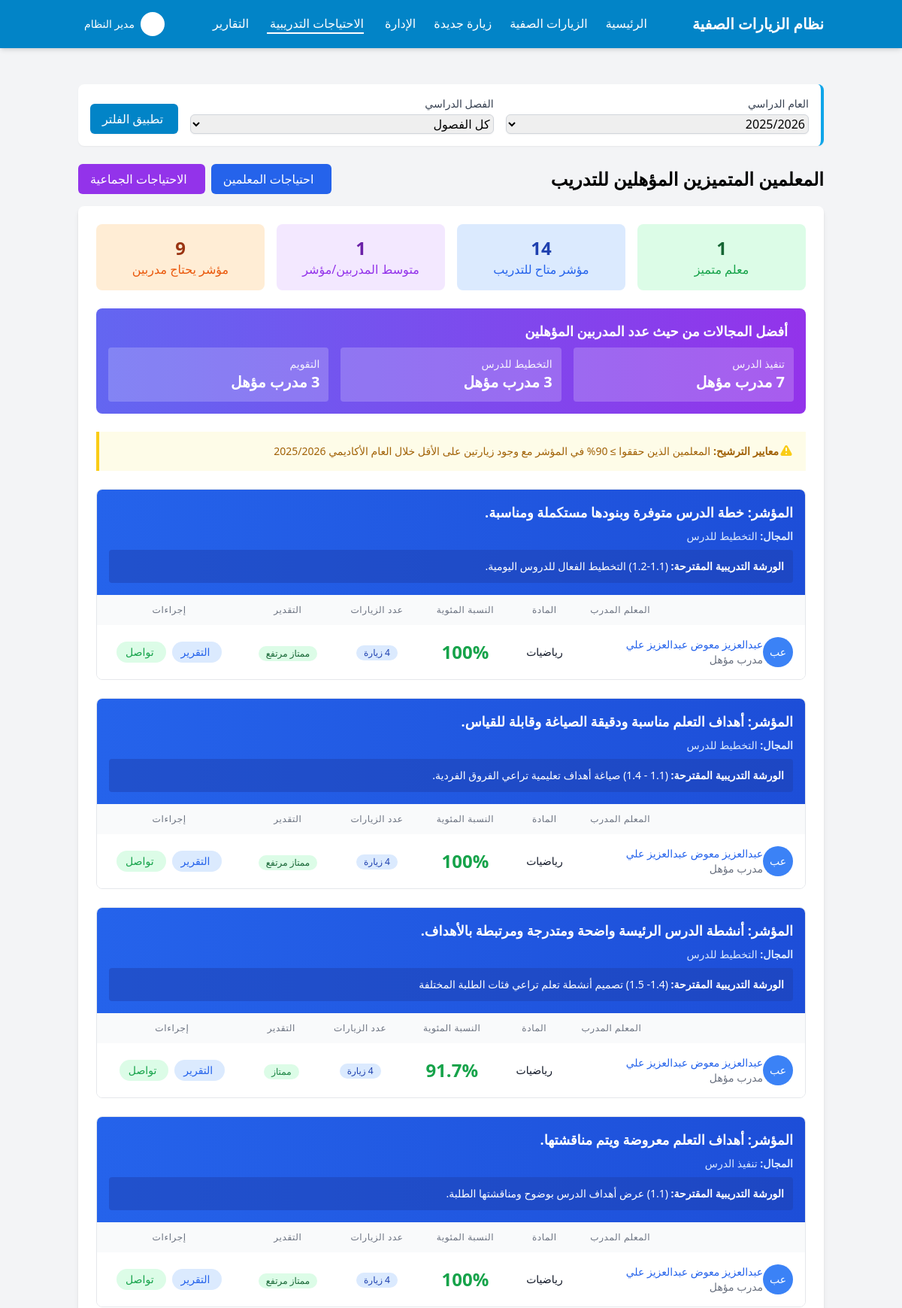
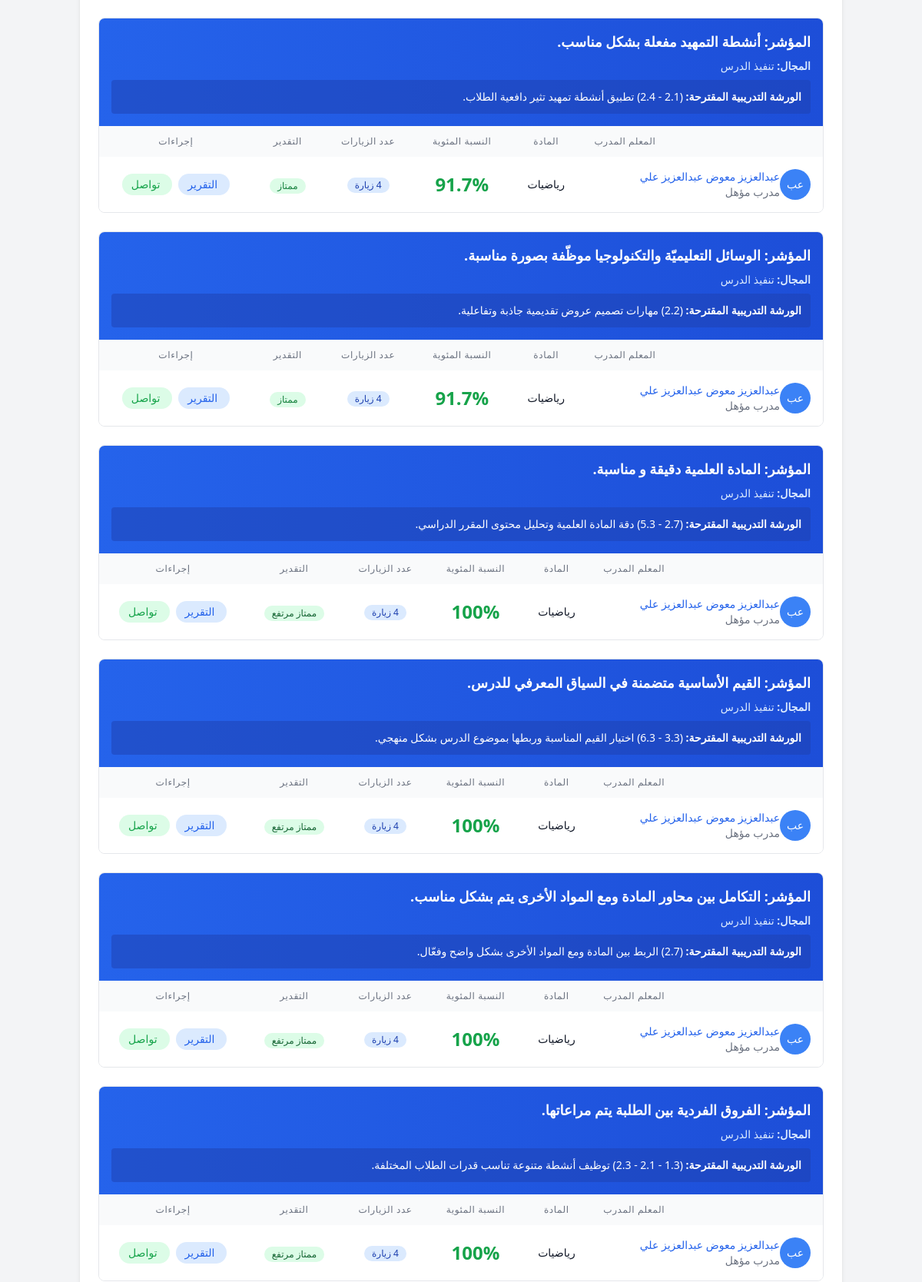
Screenshot of /expert_trainers.php (signed in, upper part) with the database file from the repository (2 pictures, top to bottom).
### tables this page shows
CREATE TABLE `academic_years` (
  `id` int NOT NULL,
  `name` varchar(255) NOT NULL,
  `first_term_start` date DEFAULT NULL,
  `first_term_end` date DEFAULT NULL,
  `second_term_start` date DEFAULT NULL,
  `second_term_end` date DEFAULT NULL,
  `is_active` tinyint(1) NOT NULL DEFAULT '0',
  `created_at` timestamp NULL DEFAULT CURRENT_TIMESTAMP,
  `updated_at` timestamp NULL DEFAULT CURRENT_TIMESTAMP ON UPDATE CURRENT_TIMESTAMP,
  `is_current` tinyint(1) DEFAULT '0'
);

CREATE TABLE `evaluation_indicators` (
  `id` int NOT NULL,
  `domain_id` int NOT NULL,
  `name` varchar(255) NOT NULL,
  `description` text,
  `weight` decimal(5,2) NOT NULL DEFAULT '0.00',
  `created_at` timestamp NULL DEFAULT CURRENT_TIMESTAMP,
  `updated_at` timestamp NULL DEFAULT CURRENT_TIMESTAMP ON UPDATE CURRENT_TIMESTAMP,
  `sort_order` int DEFAULT '0'
);

CREATE TABLE `teachers` (
  `id` int NOT NULL,
  `name` varchar(255) NOT NULL,
  `personal_id` varchar(20) NOT NULL,
  `email` varchar(255) DEFAULT NULL,
  `job_title` varchar(50) NOT NULL DEFAULT '????????',
  `phone` varchar(20) DEFAULT NULL,
  `school_id` int NOT NULL,
  `created_at` timestamp NULL DEFAULT CURRENT_TIMESTAMP,
  `updated_at` timestamp NULL DEFAULT CURRENT_TIMESTAMP ON UPDATE CURRENT_TIMESTAMP,
  `user_id` int DEFAULT NULL
);

### expert_trainers.php (the view, shortened to what the rows shown need)
<?php
require_once 'includes/db_connection.php';
require_once 'includes/header.php';
require_once 'includes/academic_filter.php';
$workshops_mapping = [
    1 => '(1.1-1.2) التخطيط الفعال للدروس اليومية.',
    2 => '(1.1 - 1.4) صياغة أهداف تعليمية تراعي الفروق الفردية.',
    3 => '(1.4- 1.5) تصميم أنشطة تعلم تراعي فئات الطلبة المختلفة',
    4 => '(1.1) عرض أهداف الدرس بوضوح ومناقشتها الطلبة.',
    5 => '(2.1 - 2.4) تطبيق أنشطة تمهيد تثير دافعية الطلاب.',
    6 => '(2.1 - 2.2) تنظيم المحتوى التعليمي بطريقة واضحة ومنطقية.',
    7 => '( 2.1 - 2.2 - 2.3 - 2.4 - 2.5 ) استراتيجيات التعلم النشط.',
    8 => '(2.2) استخدام مصادر تعلم تفاعلية ومتنوعة.',
    9 => '(2.2) مهارات تصميم عروض تقديمية جاذبة وتفاعلية.',
    10 => '(2.6) تنويع مستويات الأسئلة الصفية.',
    11 => '(2.7 - 5.3) دقة المادة العلمية وتحليل محتوى المقرر الدراسي.',
    12 => '(2.4 - 2.5 - 2.6) توظيف الكفايات الأساسية بكفاءة وفاعلية.',
    13 => '(3.3 - 6.3) اختيار القيم المناسبة وربطها بموضوع الدرس بشكل منهجي.',
    14 => '(2.7) الربط بين المادة ومع المواد الأخرى بشكل واضح وفعّال.',
    15 => '(1.3 - 2.1 - 2.3) توظيف أنشطة متنوعة تناسب قدرات الطلاب المختلفة.',
    16 => '(4.1 - 4.4) تنويع أساليب غلق الأهداف بكفاءة وفاعلية.',
    17 => '(4.2 - 4.3) تنويع استراتيجيات وأساليب التقويم.',
    18 => '(4.4 - 4.5) تنويع أساليب التغذية الراجعة لتعزيز تعلم الطلبة.',
    19 => '(4.2) تقديم ملاحظات وصفية واضحة على أعمال الطلبة.',
    20 => '(3.1 - 3.2 - 3.3) مهارات إدارة السلوك وتعزيز النظام بشكل أكثر فعالية.',
    21 => '(3.1) مهارات تنظيم المشاركات الصفية وتوزيع الأدوار بين الطلاب.',
    22 => '(3.1) استخدام أساليب فعّالة في إدارة السلوك الصفي بشكل مباشر.',
    23 => 'مهارات إدارة الوقت بشكل متوازن بين الشرح والتفاعل والتقييم.'
];
$expert_threshold = 90;
$expert_trainers_sql = "
    SELECT
        ei.id AS indicator_id,
        ei.name AS indicator_name,
        ed.id AS domain_id,
        ed.name AS domain_name,
        t.id AS teacher_id,
        t.name AS teacher_name,
        s.name AS subject_name,
        AVG(ve.score) AS avg_score,
        (AVG(ve.score) * (100/3)) AS percentage_score,
        COUNT(DISTINCT v.id) AS visits_count
    FROM
        visit_evaluations ve
    JOIN
        visits v ON ve.visit_id = v.id
    JOIN
        evaluation_indicators ei ON ve.indicator_id = ei.id
    JOIN
        evaluation_domains ed ON ei.domain_id = ed.id
    JOIN
        teachers t ON v.teacher_id = t.id
    JOIN
        subjects s ON v.subject_id = s.id
    WHERE
        v.academic_year_id = ?
        " . (!empty($date_condition) ? $date_condition : "") . "
        AND ve.score IS NOT NULL
        AND t.job_title = 'معلم'";
$expert_trainers_sql .= "
    GROUP BY
        ei.id, ei.name, ed.id, ed.name, t.id, t.name, s.name
    HAVING
        percentage_score >= ?
        AND visits_count >= 2
    ORDER BY
        ed.id, ei.id, percentage_score DESC, visits_count DESC
";
$params = [$selected_year_id];
$params[] = $expert_threshold;
$expert_trainers = query($expert_trainers_sql, $params);
$trainers_by_indicator = [];
foreach ($expert_trainers as $trainer) {
    $indicator_id = $trainer['indicator_id'];
    if (!isset($trainers_by_indicator[$indicator_id])) {
        $trainers_by_indicator[$indicator_id] = [
            'indicator_name' => $trainer['indicator_name'],
            'domain_name' => $trainer['domain_name'],
            'workshop' => $workshops_mapping[$indicator_id] ?? '',
            'trainers' => []
        ];
    }
    $trainers_by_indicator[$indicator_id]['trainers'][] = $trainer;
}
?>
<div class="mb-6">
    <div class="flex justify-between items-center mb-4">
        <h1 class="text-2xl font-bold">المعلمين المتميزين المؤهلين للتدريب</h1>
    </div>
    <div class="bg-white rounded-lg shadow-md p-6 mb-6">
        <div class="bg-yellow-50 border-l-4 border-yellow-400 p-4 mb-6">
            <div class="flex">
                <div class="ml-3">
                    <p class="text-sm text-yellow-700">
                        <strong>معايير الترشيح:</strong> المعلمين الذين حققوا ≥ <?= $expert_threshold ?>% في المؤشر مع وجود زيارتين على الأقل خلال العام الأكاديمي <?= htmlspecialchars($current_year_data['name'] ?? '') ?>
                    </p>
                </div>
            </div>
        </div>
        <?php if (empty($trainers_by_indicator)): ?>
            <div class="text-center py-8">
                <div class="text-gray-500 text-lg">لا توجد بيانات متاحة للعرض</div>
                <div class="text-gray-400 text-sm mt-2">لم يتم العثور على معلمين متميزين بالمعايير المحددة</div>
            </div>
        <?php else: ?>
            <div class="space-y-6">
                <?php foreach ($trainers_by_indicator as $indicator_id => $indicator_data): ?>
                    <div class="border border-gray-200 rounded-lg overflow-hidden">
                        <div class="bg-gradient-to-r from-blue-600 to-blue-700 text-white p-4">
                            <h3 class="text-lg font-semibold mb-2">
                                المؤشر: <?= htmlspecialchars($indicator_data['indicator_name']) ?>
                            </h3>
                            <p class="text-blue-100 text-sm mb-2">
                                <strong>المجال:</strong> <?= htmlspecialchars($indicator_data['domain_name']) ?>
                            </p>
                            <?php if (!empty($indicator_data['workshop'])): ?>
                                <div class="bg-blue-800 bg-opacity-50 p-3 rounded">
                                    <p class="text-sm">
                                        <strong>الورشة التدريبية المقترحة:</strong>
                                        <?= htmlspecialchars($indicator_data['workshop']) ?>
                                    </p>
                                </div>
                            <?php endif; ?>
                        </div>
                        <div class="overflow-x-auto">
                            <table class="min-w-full">
                                <thead class="bg-gray-50">
                                    <tr>
                                        <th class="py-3 px-4 text-left text-xs font-medium text-gray-500 uppercase tracking-wider">المعلم المدرب</th>
                                        <th class="py-3 px-4 text-center text-xs font-medium text-gray-500 uppercase tracking-wider">المادة</th>
                                        <th class="py-3 px-4 text-center text-xs font-medium text-gray-500 uppercase tracking-wider">النسبة المئوية</th>
                                        <th class="py-3 px-4 text-center text-xs font-medium text-gray-500 uppercase tracking-wider">عدد الزيارات</th>
                                        <th class="py-3 px-4 text-center text-xs font-medium text-gray-500 uppercase tracking-wider">التقدير</th>
                                        <th class="py-3 px-4 text-center text-xs font-medium text-gray-500 uppercase tracking-wider">إجراءات</th>
                                    </tr>
                                </thead>
                                <tbody class="bg-white divide-y divide-gray-200">
                                    <?php foreach ($indicator_data['trainers'] as $trainer): ?>
                                        <?php
                                            $percentage = round($trainer['percentage_score'], 1);
                                            $grade_class = '';
                                            $grade_text = '';
                                            if ($percentage >= 95) {
                                                $grade_class = 'bg-green-100 text-green-800';
                                                $grade_text = 'ممتاز مرتفع';
                                            } elseif ($percentage >= 90) {
                                                $grade_class = 'bg-green-100 text-green-700';
                                                $grade_text = 'ممتاز';
                                            }
                                        ?>
                                        <tr class="hover:bg-gray-50">
                                            <td class="py-4 px-4">
                                                <div class="flex items-center">
                                                    <div class="flex-shrink-0 h-10 w-10">
                                                        <div class="h-10 w-10 rounded-full bg-blue-500 flex items-center justify-center">
                                                            <span class="text-white font-medium text-sm">
                                                                <?= mb_substr($trainer['teacher_name'], 0, 2) ?>
                                                            </span>
                                                        </div>
                                                    </div>
                                                    <div class="ml-4">
                                                        <div class="text-sm font-medium text-gray-900">
                                                            <a href="teacher_report.php?teacher_id=<?= $trainer['teacher_id'] ?>"
                                                               class="text-blue-600 hover:text-blue-900 hover:underline">
                                                                <?= htmlspecialchars($trainer['teacher_name']) ?>
                                                            </a>
                                                        </div>
                                                        <div class="text-sm text-gray-500">مدرب مؤهل</div>
                                                    </div>
                                                </div>
                                            </td>
                                            <td class="py-4 px-4 text-center text-sm text-gray-900">
                                                <?= htmlspecialchars($trainer['subject_name']) ?>
                                            </td>
                                            <td class="py-4 px-4 text-center">
                                                <span class="text-2xl font-bold text-green-600">
                                                    <?= $percentage ?>%
                                                </span>
                                            </td>
                                            <td class="py-4 px-4 text-center text-sm text-gray-900">
                                                <span class="inline-flex items-center px-2.5 py-0.5 rounded-full text-xs font-medium bg-blue-100 text-blue-800">
                                                    <?= $trainer['visits_count'] ?> زيارة
                                                </span>
                                            </td>
                                            <td class="py-4 px-4 text-center">
                                                <span class="inline-flex items-center px-2.5 py-0.5 rounded-full text-xs font-medium <?= $grade_class ?>">
                                                    <?= $grade_text ?>
                                                </span>
                                            </td>
                                            <td class="py-4 px-4 text-center">
                                                <div class="flex justify-center space-x-2 space-x-reverse">
                                                    <a href="teacher_report.php?teacher_id=<?= $trainer['teacher_id'] ?>"
                                                       class="text-blue-600 hover:text-blue-900 text-sm font-medium bg-blue-100 px-3 py-1 rounded-full hover:bg-blue-200 transition-colors">
                                                        التقرير
                                                    </a>
                                                    <button onclick="contactTrainer('<?= htmlspecialchars($trainer['teacher_name']) ?>', '<?= htmlspecialchars($trainer['subject_name']) ?>')"
                                                            class="text-green-600 hover:text-green-900 text-sm font-medium bg-green-100 px-3 py-1 rounded-full hover:bg-green-200 transition-colors">
                                                        تواصل
                                                    </button>
                                                </div>
                                            </td>
                                        </tr>
                                    <?php endforeach; ?>
                                </tbody>
                            </table>
                        </div>
                    </div>
                <?php endforeach; ?>
            </div>
                            </div>
            </div>
        <?php endif; ?>
<?php
require_once 'includes/footer.php';
?>

### rows the page displays
academic_years: name "2025/2026"
evaluation_indicators: teachers.name "عب", teachers.name "عبدالعزيز معوض عبدالعزيز علي", subject_name "رياضيات", percentage "100", visits_count "4", grade_text "ممتاز مرتفع"
evaluation_indicators: teachers.name "عب", teachers.name "عبدالعزيز معوض عبدالعزيز علي", subject_name "رياضيات", percentage "100", visits_count "4", grade_text "ممتاز مرتفع"
evaluation_indicators: teachers.name "عب", teachers.name "عبدالعزيز معوض عبدالعزيز علي", subject_name "رياضيات", percentage "91.7", grade_text "ممتاز"
evaluation_indicators: teachers.name "عب", teachers.name "عبدالعزيز معوض عبدالعزيز علي", subject_name "رياضيات", percentage "100", visits_count "4", grade_text "ممتاز مرتفع"
evaluation_indicators: teachers.name "عب", teachers.name "عبدالعزيز معوض عبدالعزيز علي", subject_name "رياضيات", percentage "91.7", grade_text "ممتاز"
evaluation_indicators: teachers.name "عب", teachers.name "عبدالعزيز معوض عبدالعزيز علي", subject_name "رياضيات", percentage "91.7", grade_text "ممتاز"
evaluation_indicators: teachers.name "عب", teachers.name "عبدالعزيز معوض عبدالعزيز علي", subject_name "رياضيات", percentage "100", visits_count "4", grade_text "ممتاز مرتفع"
evaluation_indicators: teachers.name "عب", teachers.name "عبدالعزيز معوض عبدالعزيز علي", subject_name "رياضيات", percentage "100", visits_count "4", grade_text "ممتاز مرتفع"
evaluation_indicators: teachers.name "عب", teachers.name "عبدالعزيز معوض عبدالعزيز علي", subject_name "رياضيات", percentage "100", visits_count "4", grade_text "ممتاز مرتفع"
evaluation_indicators: teachers.name "عب", teachers.name "عبدالعزيز معوض عبدالعزيز علي", subject_name "رياضيات", percentage "100", visits_count "4", grade_text "ممتاز مرتفع"

### other values shown
$app_name "نظام الزيارات الصفية"
$_SESSION['full_name'] "مدير النظام"
$total_expert_teachers "1"
$indicators_with_trainers "14"
$average_trainers_per_indicator "1"
$indicators_without_trainers "9"
$domain "تنفيذ الدرس"
$domain "التخطيط للدرس"
$domain "التقويم"
$expert_threshold "90"
$indicator_data['indicator_name'] "خطة الدرس متوفرة وبنودها مستكملة ومناسبة."
$indicator_data['domain_name'] "التخطيط للدرس"
$indicator_data['workshop'] "(1.1-1.2) التخطيط الفعال للدروس اليومية."
$indicator_data['indicator_name'] "أهداف التعلم مناسبة ودقيقة الصياغة وقابلة للقياس."
$indicator_data['workshop'] "(1.1 - 1.4) صياغة أهداف تعليمية تراعي الفروق الفردية."
